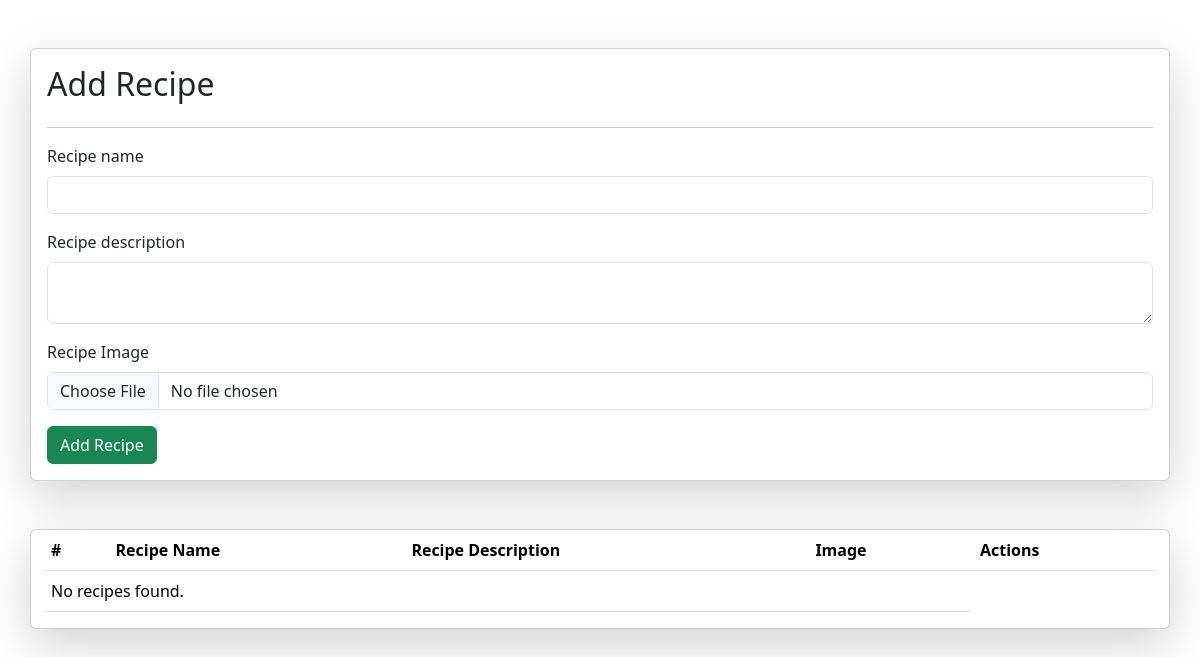
Page /recipes/ on the earlier database version.
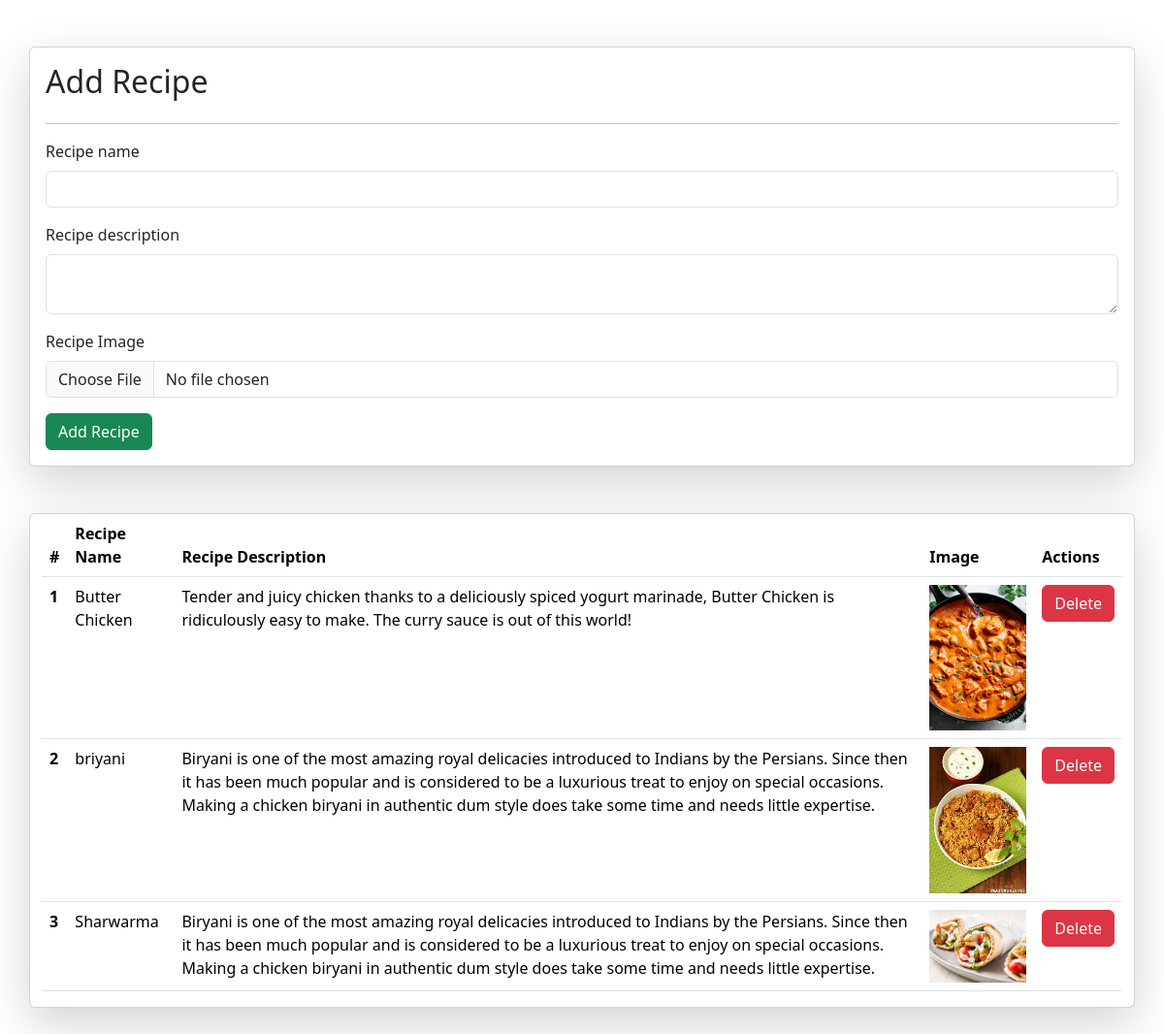
Same page on the later database version.
### recipe/models.py (models this page shows)
class Recipe(models.Model):
    recipe_name = models.CharField(max_length=100)
    recipe_description = models.TextField()
    recipe_image = models.ImageField(upload_to="images/")

### recipe/views.py (the view, shortened to what this page needs)
# urls.py: path('recipes/', recipes, name="recipes"),
def recipes(request):
    queryset = Recipe.objects.all()
    context = {'recipes':queryset}
    return render(request, "recipes.html",context)

### recipe/templates/recipes.html (shortened to what this page needs)
<!DOCTYPE html>
<html>
  <head>
    <link
      href="https://cdn.jsdelivr.net/npm/bootstrap@5.3.1/dist/css/bootstrap.min.css"
      rel="stylesheet"
    />
  </head>
  <body>
    {% block start%}
    <div class="container mt-5 mx-auto card p-3 shadow-lg">
      <h2>Add Recipe</h2>
      <hr />
      <form method="POST" enctype="multipart/form-data">
        <div class="mb-3">
          <label for="recipe_name" class="form-label">Recipe name</label>
          <input name="recipe_name" required type="text" class="form-control" />
        </div>
        <div class="mb-3">
          <label for="recipe_description" class="form-label"
            >Recipe description</label
          >
          <textarea
            name="recipe_description"
            type="text"
            class="form-control"
            required
          ></textarea>
        </div>
        <div class="mb-3">
          <label for="recipe_img" class="form-label">Recipe Image</label>
          <input name="recipe_img" type="file" class="form-control" />
        </div>
        <button type="submit" class="btn btn-success">Add Recipe</button>
      </form>
    </div>
    <div class="container mx-auto mt-5 card shadow-lg mb-5">
      <table class="table">
        <thead>
          <tr>
            <th scope="col">#</th>
            <th scope="col">Recipe Name</th>
            <th scope="col">Recipe Description</th>
            <th scope="col">Image</th>
            <th scope="col">Actions</th>
          </tr>
        </thead>
        <tbody>
          {% for recipe in recipes %}
          <tr>
            <th scope="row">{{ forloop.counter }}</th>
            <td>{{ recipe.recipe_name }}</td>
            <td>{{ recipe.recipe_description }}</td>
            <td>
              <img src="/media/{{recipe.recipe_image}}" style="width: 100px" />
            </td>
            <td>
              <a href="delete-recipe/{{recipe.id}}/" class="btn btn-danger"
                >Delete</a
              >
            </td>
          </tr>
          {% empty %}
          <tr>
            <td colspan="4">No recipes found.</td>
          </tr>
          {% endfor %}
        </tbody>
      </table>
    </div>
    {% endblock %}
  </body>
</html>

Differences in the rows shown:
added Recipe: recipe_name "Butter Chicken", recipe_description "Tender and juicy chicken thanks to a deliciously spiced yogurt marinade, Butter Chicken is ridiculously easy to make. The curry sauce is out of this world!", recipe_image (picture)
added Recipe: recipe_name "briyani", recipe_description "Biryani is one of the most amazing royal delicacies introduced to Indians by the Persians. Since then it has been much popular and is considered to be a luxurious treat to enjoy on special occasions. Making a chicken biryani in authentic dum style does take some time and needs little expertise.", recipe_image (picture)
added Recipe: recipe_name "Sharwarma", recipe_description "Biryani is one of the most amazing royal delicacies introduced to Indians by the Persians. Since then it has been much popular and is considered to be a luxurious treat to enjoy on special occasions. Making a chicken biryani in authentic dum style does take some time and needs little expertise.", recipe_image (picture)
Other differences:
text no longer shown: "No recipes found."
